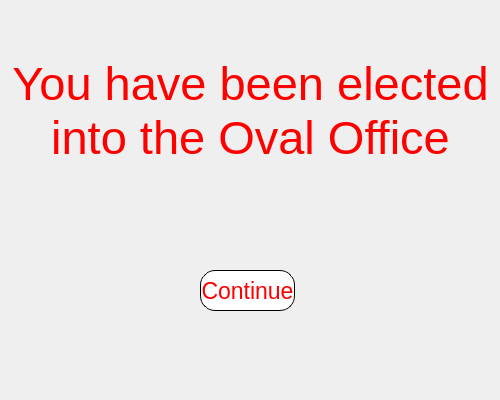
<?xml version="1.0" encoding="UTF-8"?>
<ui version="4.0">
 <class>YouWinDialog</class>
 <widget class="QDialog" name="YouWinDialog">
  <property name="geometry">
   <rect>
    <x>0</x>
    <y>0</y>
    <width>500</width>
    <height>400</height>
   </rect>
  </property>
  <property name="windowTitle">
   <string>Dialog</string>
  </property>
  <widget class="QPushButton" name="joinButton">
   <property name="geometry">
    <rect>
     <x>200</x>
     <y>270</y>
     <width>95</width>
     <height>41</height>
    </rect>
   </property>
   <property name="font">
    <font>
     <pointsize>17</pointsize>
    </font>
   </property>
   <property name="styleSheet">
    <string notr="true">
QPushButton
{
	color:red;
	border: 1px solid #000000;
					 border-radius: 15px;
	background-color:rgba(255,255,255,255);
}

QPushButton:pressed
{
	color:red;
     background-color:rgba(0, 145, 255, 128);
}</string>
   </property>
   <property name="text">
    <string>Continue</string>
   </property>
  </widget>
  <widget class="QLabel" name="errorLabel">
   <property name="enabled">
    <bool>true</bool>
   </property>
   <property name="geometry">
    <rect>
     <x>0</x>
     <y>10</y>
     <width>501</width>
     <height>201</height>
    </rect>
   </property>
   <property name="font">
    <font>
     <pointsize>35</pointsize>
    </font>
   </property>
   <property name="styleSheet">
    <string notr="true">color:red;

</string>
   </property>
   <property name="text">
    <string>You have been elected into the Oval Office</string>
   </property>
   <property name="alignment">
    <set>Qt::AlignCenter</set>
   </property>
   <property name="wordWrap">
    <bool>true</bool>
   </property>
  </widget>
 </widget>
 <resources/>
 <connections/>
</ui>
